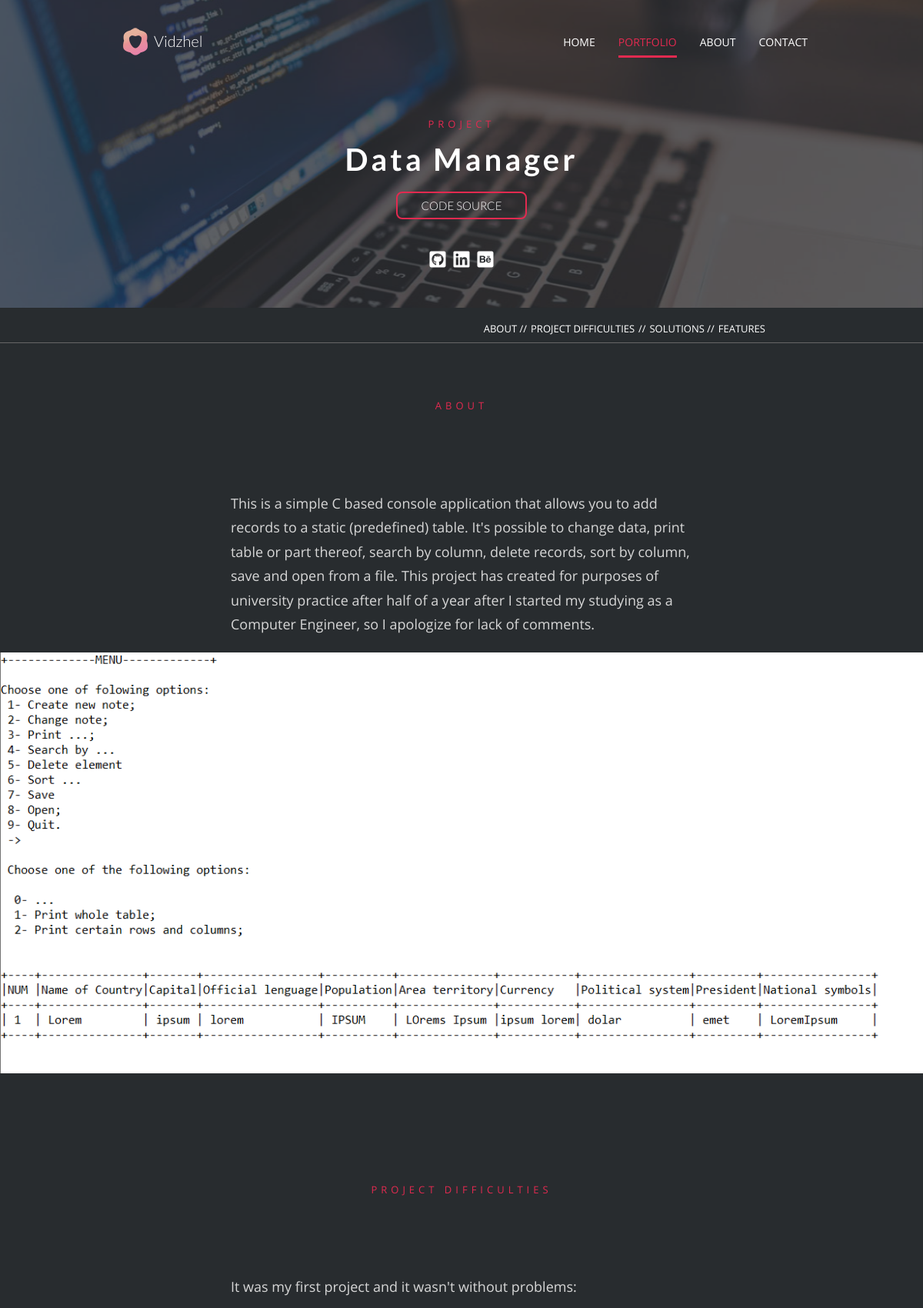
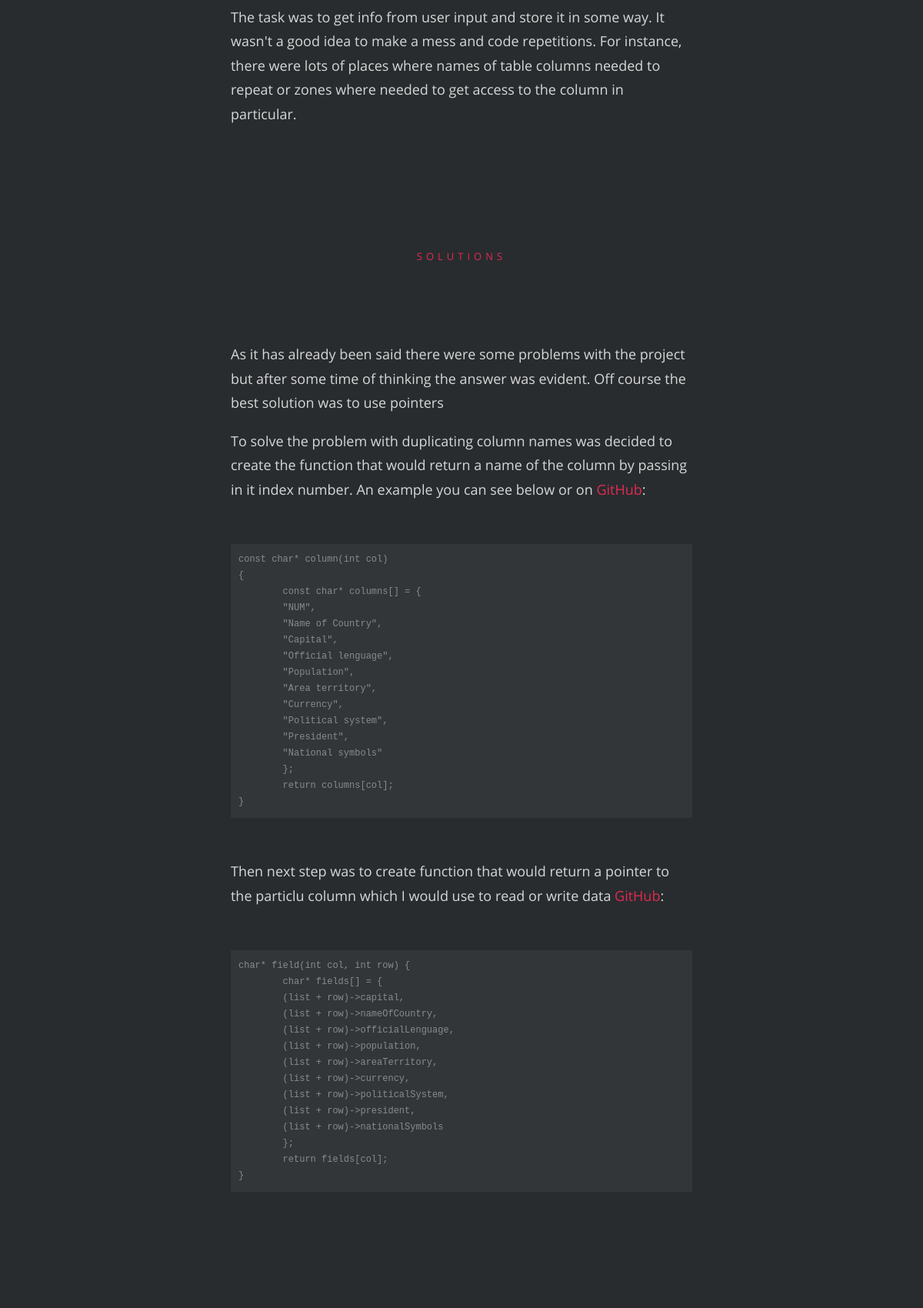
The app's page /portfolio/details/data_manager (upper part) with its own data (2 pictures, top to bottom).
### projects/models.py (models this page shows, shortened)
class ProjectItem(models.Model):
    alias = models.CharField(max_length=40, primary_key=True)
    title = models.CharField(max_length=40)
    description = models.TextField()
    img = models.ImageField(
        upload_to=f"project_item/images", help_text="Select image for this project")
    upload_date = models.DateTimeField(auto_now=False, auto_now_add=True)
    in_progress = models.BooleanField(default=False,
                                      help_text="Determines if this project currently in progress")
    code_source = models.CharField(
        max_length=100, help_text="Link on this project's code source")
    categories = models.ManyToManyField(
        Category, help_text="Choose categories for this project")
    tags = models.ManyToManyField(
        Tag, help_text="Choose tags for this project")
    about = models.TextField()
    about_img = models.ImageField(
        upload_to=f"project_item/images", help_text="Select image for this section", null=True, blank=True)
    project_difficulties = models.TextField(null=True, blank=True)
    project_difficulties_img = models.ImageField(
        upload_to=f"project_item/images", help_text="Select image for this section", null=True, blank=True)
    solutions = models.TextField(null=True, blank=True)
    solutions_img = models.ImageField(
        upload_to=f"project_item/images", help_text="Select image for this section", null=True, blank=True)
    features = models.TextField(null=True, blank=True, help_text="Each item of the list splits on two parts:\n {title%content%endtitle}{items%item1;item2;item3;%enditems}")
    technologies = models.TextField(null=True, blank=True, help_text="Each item of the list splits on two parts:\n {title%content%endtitle}{items%item1;item2;item3;%enditems}")
    list_regex = re.compile(
        r"(?:{title%\s*(?P<title>.*)\s*%endtitle})\s*(?:{items%\s*(?P<items>.*;)*\s*%enditems})?\s*", re.IGNORECASE)
    class Meta:
        ordering = ["-upload_date"]
    def get_cleaned_data(self):
        features_cleaned = [match.groupdict()
                            for match in self.list_regex.finditer(self.features)]
        technologies_cleaned = [match.groupdict()
                                for match in self.list_regex.finditer(self.technologies)]
        for feature in features_cleaned:
            if(feature["items"]):
                feature["items"] = feature.get("items", "").split(";")
        for technologie in technologies_cleaned:
            if(technologie["items"]):
                technologie["items"] = technologie.get("items", "").split(";")
        data = {
            "alias": self.alias,
            "title": self.title,
            "description": self.description,
            "img": self.img,
            "upload_date": self.upload_date,
            "in_progress": self.in_progress,
            "code_source": self.code_source,
            "categories": self.categories,
            "tags": self.tags,
            "about": self.about,
            "about_img": self.about_img,
            "project_difficulties": self.project_difficulties,
            "project_difficulties_img": self.project_difficulties_img,
            "solutions": self.solutions,
            "solutions_img": self.solutions_img,
            "features": features_cleaned,
            "technologies": technologies_cleaned,
        }
        return data

### projects/views.py (the view)
# urls.py: path("details/<slug:alias>", project_details, name="project_details"),
def project_details(request, alias):
    project = get_object_or_404(ProjectItem, pk=alias)
    projects = ProjectItem.objects.all()
    previous_project_alias =""
    next_project_alias = ""
    for i in range(len(projects)):
        if(projects[i].alias == alias):
            if(i > 0):
                previous_project_alias = projects[i-1].alias
            if(i < len(projects) - 1):
                next_project_alias = projects[i+1].alias
    print(previous_project_alias, next_project_alias)
    context = {
        "project": project.get_cleaned_data(),
        "previous_project_alias": previous_project_alias,
        "next_project_alias": next_project_alias,
    }
    return render(request, "projects/portfolio_item.html", context)

### projects/templates/projects/portfolio_item.html (shortened to what this page needs)
{% extends 'base.html' %}
{% load static %}
{% block fixed_nav %}
        <div class="nav_wrapper">
            <div class="fixed_nav">
                <div class="anim_inner outher_container">
                    <a class="logo_link" href="{% url 'home_page' %}">
                        <div class="logo">
                            <img src="{% static 'base/images/Logo.png' %}" alt="vidzhel_logo">
                            <span class="logo_text">Vidzhel</span>
                        </div>
                    </a>
                    <nav class="main_nav">
                        <ul class="list_container">
                            <div class="list">
                                <ul>
                                    <li><a href="{% url 'home_page' %}">HOME</a></li>
                                    <li class="active"><a href="{% url 'projects_list' %}">PORTFOLIO</a></li>
                                    <li><a href="{% url 'about' %}">ABOUT</a></li>
                                    <li><a href="{% url 'home_page' %}#get_in_touch">CONTACT</a></li>
                                </ul>
                            </div>
                        </ul>
                    </nav>
                </div>
            </div>
        </div>
{% endblock fixed_nav %}
{% block content %}
    <div class="parallax-window" data-z-index="1" data-speed="0.2" data-parallax="scroll"
        data-image-src="/media/{{project.img}}">
        <header class="header">
            <div class="outher_container">
                <div class="section_heading">
                    <h1>Project</h1>
                    <h2>
                        {{project.title}}
                    </h2>
                    <div class="button"><a rel="nofollow" href="{{project.code_source}}" target="_blank">code source</a></div>
                </div>
                <div class="social_media">
                    <a target="_blank" rel="nofollow" href="https://github.com/Vidzhel" class="hoverable"><i
                            class="fab fa-github-square fa-lg"></i></a>
                    <a target="_blank" rel="nofollow" href="https://www.linkedin.com/in/vidzhel/" class="hoverable"><i
                            class="fab fa-linkedin fa-lg"></i></a>
                    <a target="_blank" rel="nofollow" href="https://www.behance.net/vidzhel" class="hoverable"><i class="fab fa-behance-square fa-lg"></i></a>
                </div>
            </div>
        </header>
    </div>
    <div class="section_nav">
        <div class="container">
            <div class="categories">
                <ul>
                    {% if project.about %}
                    <li><a class="smooth_scroll" data-anchor="about" data-duration="1000">ABOUT</a></li>
                    {% endif %}
                    {% if project.project_difficulties %}
                    <li><a class="smooth_scroll" data-anchor="project_difficulties" data-duration="1300">Project
                            Difficulties</a>
                    </li>
                    {% endif %}
                    {% if project.solutions %}
                    <li><a class="smooth_scroll" data-anchor="solutions" data-duration="1500">solutions</a></li>
                    {% endif %}
                    {% if project.features or project.technologies %}
                    <li><a class="smooth_scroll" data-anchor="features" data-duration="1700">features</a>
                    </li>
                    {% endif %}
                </ul>
            </div>
        </div>
    </div>
    {% if project.about %}
    <section class="section about" id="about">
        <div class="text_container">
            <div class="section_heading">
                <h1>about</h1>
            </div>
            <div class="content">
               {{project.about|safe}}
            </div>
        </div>
        {% if project.about_img %}
            <div class="img_container">
                <a href="/media/{{project.about_img}}" target="_blank">
                    <img src="/media/{{project.about_img}}" alt="section image">
                </a>
            </div>
        {% endif %}
    </section>
    {% endif %}
    {% if project.project_difficulties %}
    <section class="section about" id="project_difficulties">
        <div class="text_container">
            <div class="section_heading">
                <h1>Project difficulties</h1>
            </div>
            <div class="content">
                {{project.project_difficulties|safe}}
            </div>
        </div>
    </section>
    {% endif %}
    {% if project.solutions %}
    <section class="section about" id="solutions">
        <div class="text_container">
            <div class="section_heading">
                <h1>Solutions</h1>
            </div>
            <div class="content">
                {{project.solutions|safe}}
            </div>
        </div>
    </section>
    {% endif %}
    {% if project.features or project.technologies %}
    <div class="parallax-window" id="skills" data-z-index="1" data-speed="0.2" data-parallax="scroll"
        data-image-src="{% static 'base/images/forest.jpg' %}">
        <section class="section" id="features">
        </section>
    </div>
    {% endif %}
{% endblock content %}
{% block styles %}
    <link rel="stylesheet" href="{% static 'base/styles/css/portfolio_item_page.min.css' %}">
{% endblock styles %}

### templates/base.html (style rules this page uses)
body { opacity: 0; overflow-x: hidden; }
html { background-color: #282C2F; }

### records on screen
ProjectItem: title "Data Manager", about "This is a simple C based console application that allows you to add records to a static (predefined) table. It's possible to change data, print table or part thereof, search by column, delete records, sort by column, save and open from a file. This project has created for purposes of university practice after half of a year after I started my studying as a Computer Engineer, so I apologize for lack of comments.", about_img (picture), project_difficulties "It was my first project and it wasn't without problems: The task was to get info from user input and store it in some way. It wasn't a good idea to make a mess and code repetitions. For instance, there were lots of places where names of table columns needed to repeat or zones where needed to get access to the column in particular.", solutions "As it has already been said there were some problems with the project but after some time of thinking the answer was evident. Off course the best solution was to use pointers To solve the problem with duplicating column names was decided to create the function that would return a name of the column by passing in it index number. An example you can see below or on GitHub : const char* column(int col) { const char* columns[] = { \"NUM\", \"Name of Country\", \"Capital\", \"Official lenguage\", \"Population\", \"Area territory\", \"Currency\", \"Political system\", \"President\", \"National symbols\" }; return columns[col]; } Then next step was to create function that would return a pointer to the particlu column…"
